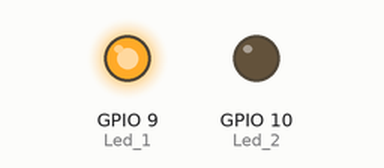
Recording of a sketch running on a simulated ESP32-S3. Shown: output pins drawn as LEDs (lit = HIGH). What the sketch prints to the serial monitor is not drawn.

Above: at 0.1 s.
Timing chart, 0 to 1.6 s (numbered marks = the images above):
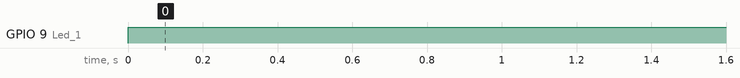

The sketch:

sender.ino
```cpp
#include <esp_now.h>
#include <WiFi.h>
#define Led_1 9
#define Led_2 10

// 수신기의 MAC 주소를 설정합니다.
uint8_t receiverAddress1[] = {0x64, 0xE8, 0x33, 0x8B, 0x72, 0x64}; // 수신기 1의 MAC 주소
uint8_t receiverAddress2[] = {0x64, 0xE8, 0x33, 0x8B, 0x9D, 0x98}; // 수신기 2의 MAC 주소

typedef struct struct_message {
  int id;
  int speed;
  int angle;
} struct_message;

// 전송할 데이터 구조체 정의
struct_message myData;

void onSent(const uint8_t *mac_addr, esp_now_send_status_t status) {
  Serial.print("\nLast Packet Send Status: ");
  Serial.println(status == ESP_NOW_SEND_SUCCESS ? "Delivery Success" : "Delivery Fail");
}

void setup() {
  Serial.begin(115200);

  pinMode(Led_1, OUTPUT);
  pinMode(Led_2, OUTPUT);

  digitalWrite(Led_1, LOW);
  digitalWrite(Led_2, LOW);


  // Wi-Fi 초기화
  WiFi.mode(WIFI_STA);

  // ESP-NOW 초기화
  if (esp_now_init() != ESP_OK) {
    Serial.println("Error initializing ESP-NOW");
    return;
  }

  // 송신 콜백 함수 등록
  esp_now_register_send_cb(onSent);

  // 수신기 1 등록
  esp_now_peer_info_t peerInfo1;
  memcpy(peerInfo1.peer_addr, receiverAddress1, 6);
  peerInfo1.channel = 0;
  peerInfo1.encrypt = false;

  if (esp_now_add_peer(&peerInfo1) != ESP_OK) {
    Serial.println("Failed to add peer 1");
    return;
  }

  // 수신기 2 등록
  esp_now_peer_info_t peerInfo2;
  memcpy(peerInfo2.peer_addr, receiverAddress2, 6);
  peerInfo2.channel = 0;
  peerInfo2.encrypt = false;

  if (esp_now_add_peer(&peerInfo2) != ESP_OK) {
    Serial.println("Failed to add peer 2");
    return;
  }
}

void loop() {
  // 전송할 데이터 생성
  myData.id = 1;
  myData.speed = 50;
  myData.angle = 80;

  // 수신기 1로 데이터 전송
  esp_err_t result1 = esp_now_send(receiverAddress1, (uint8_t *) &myData, sizeof(myData));

  if (result1 == ESP_OK) {
    Serial.println("Sent to Receiver 1 successfully");
  } else {
    Serial.println("Error sending to Receiver 1");
  }

  // 수신기 2로 데이터 전송
  esp_err_t result2 = esp_now_send(receiverAddress2, (uint8_t *) &myData, sizeof(myData));

  if (result2 == ESP_OK) {
    Serial.println("Sent to Receiver 2 successfully");
  } else {
    Serial.println("Error sending to Receiver 2");
  }

  // LED 상태 변경
  if(result1 == ESP_OK && result2 == ESP_OK) {
    digitalWrite(Led_1, HIGH);
    digitalWrite(Led_2, LOW);
  } else {
    digitalWrite(Led_1, LOW);
    digitalWrite(Led_2, HIGH);
  }

  delay(100);
}
```

Measured:
- by itself, GPIO 9 (Led_1): LOW → HIGH at 0.00 s
